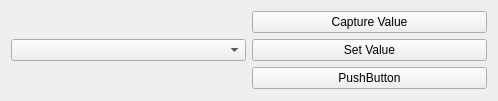
<?xml version="1.0" encoding="UTF-8"?>
<ui version="4.0">
 <class>Widget</class>
 <widget class="QWidget" name="Widget">
  <property name="geometry">
   <rect>
    <x>0</x>
    <y>0</y>
    <width>498</width>
    <height>101</height>
   </rect>
  </property>
  <property name="windowTitle">
   <string>Widget</string>
  </property>
  <layout class="QHBoxLayout" name="horizontalLayout">
   <item>
    <widget class="QComboBox" name="comboBox"/>
   </item>
   <item>
    <layout class="QVBoxLayout" name="verticalLayout">
     <item>
      <widget class="QPushButton" name="captureValueButton">
       <property name="text">
        <string>Capture Value</string>
       </property>
      </widget>
     </item>
     <item>
      <widget class="QPushButton" name="setValueButton">
       <property name="text">
        <string>Set Value</string>
       </property>
      </widget>
     </item>
     <item>
      <widget class="QPushButton" name="getValuesButton">
       <property name="text">
        <string>PushButton</string>
       </property>
      </widget>
     </item>
    </layout>
   </item>
  </layout>
 </widget>
 <resources/>
 <connections/>
</ui>
